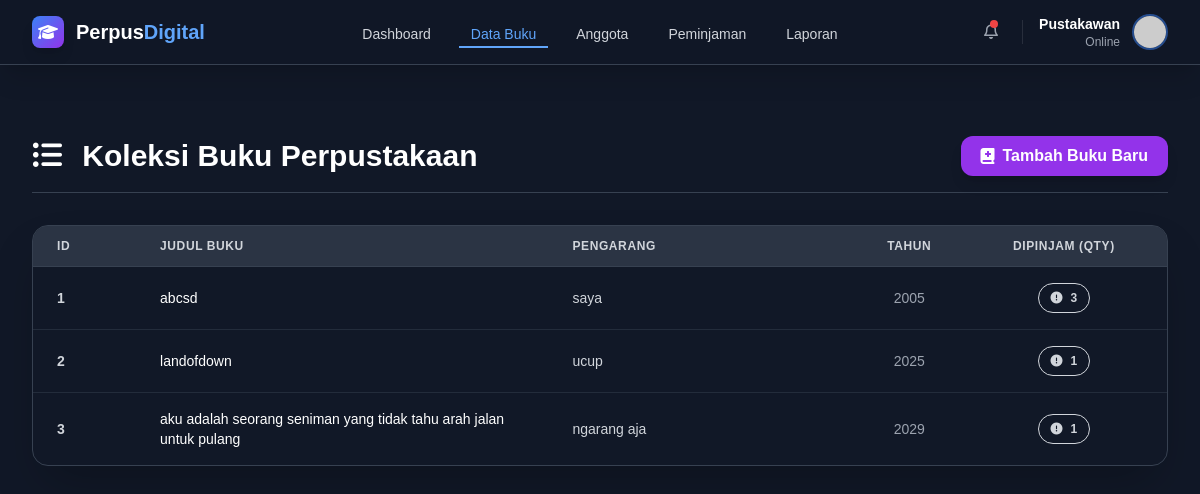
/books, run on the app's committed database.
### tables this page shows
CREATE TABLE books (
        id INTEGER PRIMARY KEY AUTOINCREMENT,
        title TEXT,
        author TEXT,
        year INTEGER,
        borrowed_count INTEGER DEFAULT 0
    );

### app/routes.py (the view)
@main.route('/books')
def books():
    books = service.get_books()
    return render_template('books.html', books=books)

### app/database.py (called while the page is built)
def get_connection():
    conn = sqlite3.connect("library.db")
    conn.row_factory = sqlite3.Row  # supaya bisa akses kolom dengan nama
    return conn

### app/services.py (called while the page is built)
    def get_books(self):
        with get_connection() as conn:
            cursor = conn.cursor()
            cursor.execute("SELECT * FROM books")
            return cursor.fetchall()

### app/templates/books.html (shortened to what this page needs)
{% extends "base.html" %}
{% block content %}
<div class="mt-10 p-4 sm:p-0">
    <div class="flex flex-col sm:flex-row sm:justify-between sm:items-center mb-8 pb-4 border-b border-gray-700">
        <h2 class="text-3xl font-extrabold text-white mb-4 sm:mb-0">
            <i class="fa-solid fa-list-ul text-purple-400 mr-3"></i> Koleksi Buku Perpustakaan
        </h2>
        <a href="{{ url_for('main.add_book') }}"
           class="bg-purple-600 hover:bg-purple-700 text-white font-bold py-2 px-5 rounded-xl shadow-lg shadow-purple-500/30
                  transition duration-300 transform hover:scale-[1.01] flex items-center justify-center gap-2">
            <i class="fa-solid fa-book-medical"></i> Tambah Buku Baru
        </a>
    </div>
    <div class="overflow-x-auto bg-gray-800 rounded-2xl shadow-2xl border border-gray-700">
        <table class="min-w-full divide-y divide-gray-700">
            <thead class="bg-gray-700/70">
                <tr>
                    <th class="px-6 py-3 text-left text-xs font-bold text-gray-300 uppercase tracking-wider w-1/12">ID</th>
                    <th class="px-6 py-3 text-left text-xs font-bold text-gray-300 uppercase tracking-wider w-4/12">Judul Buku</th>
                    <th class="px-6 py-3 text-left text-xs font-bold text-gray-300 uppercase tracking-wider w-3/12">Pengarang</th>
                    <th class="px-6 py-3 text-center text-xs font-bold text-gray-300 uppercase tracking-wider w-1/12">Tahun</th>
                    <th class="px-6 py-3 text-center text-xs font-bold text-gray-300 uppercase tracking-wider w-2/12">Dipinjam (Qty)</th>
                </tr>
            </thead>
            <tbody class="divide-y divide-gray-700/50">
                {% for book in books %}
                <tr class="text-sm text-gray-300 hover:bg-gray-700/70 transition duration-150 ease-in-out cursor-pointer">
                    <td class="px-6 py-4 whitespace-nowrap font-semibold text-purple-400">{{ book['id'] }}</td>
                    <td class="px-6 py-4 whitespace-normal font-medium text-white">{{ book['title'] }}</td>
                    <td class="px-6 py-4 whitespace-nowrap">{{ book['author'] }}</td>
                    <td class="px-6 py-4 whitespace-nowrap text-center text-gray-400">{{ book['year'] }}</td>
                    <td class="px-6 py-4 whitespace-nowrap text-center font-bold">
                        <span class="inline-flex items-center px-3 py-1.5 rounded-full text-xs font-semibold
                                     {% if book['borrowed_count'] > 0 %}bg-red-900/50 text-red-300 border border-red-800{% else %}bg-green-900/50 text-green-300 border border-green-800{% endif %}">
                            <i class="fa-solid {% if book['borrowed_count'] > 0 %}fa-exclamation-circle{% else %}fa-check-circle{% endif %} mr-2"></i>
                            {{ book['borrowed_count'] }}
                        </span>
                    </td>
                </tr>
                {% endfor %}
            </tbody>
        </table>
    </div>
</div>
{% endblock %}

### app/templates/base.html (style rules this page uses)
body { padding-top: 64px; background-color: #111827; color: white; min-height: 100vh; }

### data on the page
books: id "1", title "abcsd", author "saya", year "2005", borrowed_count "3"
books: id "2", title "landofdown", author "ucup", year "2025", borrowed_count "1"
books: id "3", title "aku adalah seorang seniman yang tidak tahu arah jalan untuk pulang", author "ngarang aja", year "2029", borrowed_count "1"
